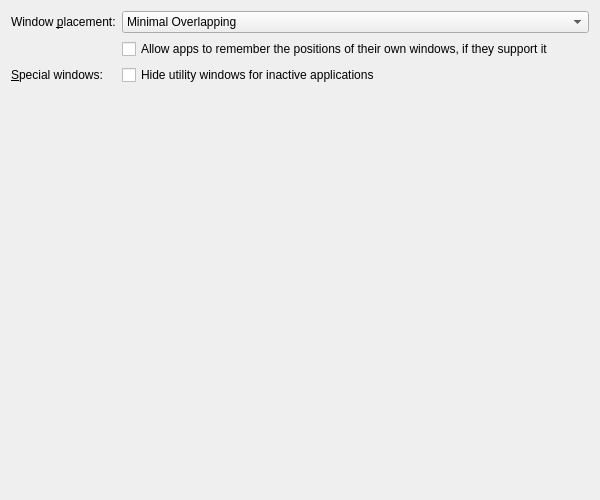
<?xml version="1.0" encoding="UTF-8"?>
<ui version="4.0">
 <class>KWinAdvancedConfigForm</class>
 <widget class="QWidget" name="KWinAdvancedConfigForm">
  <property name="geometry">
   <rect>
    <x>0</x>
    <y>0</y>
    <width>600</width>
    <height>500</height>
   </rect>
  </property>
  <layout class="QFormLayout" name="formLayout">
   <property name="formAlignment">
    <set>Qt::AlignHCenter|Qt::AlignTop</set>
   </property>
   <item row="0" column="0">
    <widget class="QLabel" name="windowPlacementLabel">
     <property name="text">
      <string>Window &amp;placement:</string>
     </property>
     <property name="buddy">
      <cstring>kcfg_Placement</cstring>
     </property>
    </widget>
   </item>
   <item row="0" column="1">
    <widget class="KComboBox" name="kcfg_Placement">
     <property name="whatsThis">
      <string>&lt;html&gt;&lt;head/&gt;&lt;body&gt;&lt;p&gt;The placement policy determines where a new window will appear on the desktop.&lt;/p&gt;&lt;ul style=&quot;margin-top: 0px; margin-bottom: 0px; margin-left: 0px; margin-right: 0px; -qt-list-indent: 1;&quot;&gt;&lt;li style=&quot; margin-top:12px; margin-bottom:0px; margin-left:0px; margin-right:0px; -qt-block-indent:0; text-indent:0px;&quot;&gt;&lt;span style=&quot; font-style:italic;&quot;&gt;Smart&lt;/span&gt; will try to achieve a minimum overlap of windows&lt;/li&gt;&lt;li style=&quot; margin-top:0px; margin-bottom:0px; margin-left:0px; margin-right:0px; -qt-block-indent:0; text-indent:0px;&quot;&gt;&lt;span style=&quot; font-style:italic;&quot;&gt;Maximizing&lt;/span&gt; will try to maximize every window to fill the whole screen. It might be useful to selectively affect placement of some windows using the window-specific settings.&lt;/li&gt;&lt;li style=&quot; margin-top:0px; margin-bottom:0px; margin-left:0px; margin-right:0px; -qt-block-indent:0; text-indent:0px;&quot;&gt;&lt;span style=&quot; font-style:italic;&quot;&gt;Cascade&lt;/span&gt; will cascade the windows&lt;/li&gt;&lt;li style=&quot; margin-top:0px; margin-bottom:0px; margin-left:0px; margin-right:0px; -qt-block-indent:0; text-indent:0px;&quot;&gt;&lt;span style=&quot; font-style:italic;&quot;&gt;Random&lt;/span&gt; will use a random position&lt;/li&gt;&lt;li style=&quot; margin-top:0px; margin-bottom:0px; margin-left:0px; margin-right:0px; -qt-block-indent:0; text-indent:0px;&quot;&gt;&lt;span style=&quot; font-style:italic;&quot;&gt;Centered&lt;/span&gt; will place the window centered&lt;/li&gt;&lt;li style=&quot; margin-top:0px; margin-bottom:0px; margin-left:0px; margin-right:0px; -qt-block-indent:0; text-indent:0px;&quot;&gt;&lt;span style=&quot; font-style:italic;&quot;&gt;Zero-cornered&lt;/span&gt; will place the window in the top-left corner&lt;/li&gt;&lt;li style=&quot; margin-top:0px; margin-bottom:12px; margin-left:0px; margin-right:0px; -qt-block-indent:0; text-indent:0px;&quot;&gt;&lt;span style=&quot; font-style:italic;&quot;&gt;Under mouse&lt;/span&gt; will place the window under the pointer&lt;/li&gt;&lt;/ul&gt;&lt;/body&gt;&lt;/html&gt;</string>
     </property>
     <item>
      <property name="text">
       <string>Minimal Overlapping</string>
      </property>
     </item>
     <item>
      <property name="text">
       <string>Maximized</string>
      </property>
     </item>
     <item>
      <property name="text">
       <string>Cascaded</string>
      </property>
     </item>
     <item>
      <property name="text">
       <string>Random</string>
      </property>
     </item>
     <item>
      <property name="text">
       <string>Centered</string>
      </property>
     </item>
     <item>
      <property name="text">
       <string>In Top-Left Corner</string>
      </property>
     </item>
     <item>
      <property name="text">
       <string>Under mouse</string>
      </property>
     </item>
    </widget>
   </item>
   <item row="1" column="1">
    <widget class="QCheckBox" name="kcfg_AllowKDEAppsToRememberWindowPositions">
     <property name="whatsThis">
      <string>When turned on, apps which are able to remember the positions of their windows are allowed to do so. This will override the window placement mode defined above.</string>
     </property>
     <property name="text">
      <string>Allow apps to remember the positions of their own windows, if they support it</string>
     </property>
    </widget>
   </item>
   <item row="2" column="0">
    <widget class="QLabel" name="specialWindowsLabel">
     <property name="text">
      <string>&amp;Special windows:</string>
     </property>
     <property name="buddy">
      <cstring>kcfg_HideUtilityWindowsForInactive</cstring>
     </property>
    </widget>
   </item>
   <item row="2" column="1">
    <widget class="QCheckBox" name="kcfg_HideUtilityWindowsForInactive">
     <property name="whatsThis">
      <string>When turned on, utility windows (tool windows, torn-off menus,...) of inactive applications will be hidden and will be shown only when the application becomes active. Note that applications have to mark the windows with the proper window type for this feature to work.</string>
     </property>
     <property name="text">
      <string>Hide utility windows for inactive applications</string>
     </property>
    </widget>
   </item>
  </layout>
 </widget>
 <customwidgets>
  <customwidget>
   <class>KComboBox</class>
   <extends>QComboBox</extends>
   <header>kcombobox.h</header>
  </customwidget>
 </customwidgets>
 <resources/>
 <connections/>
</ui>
